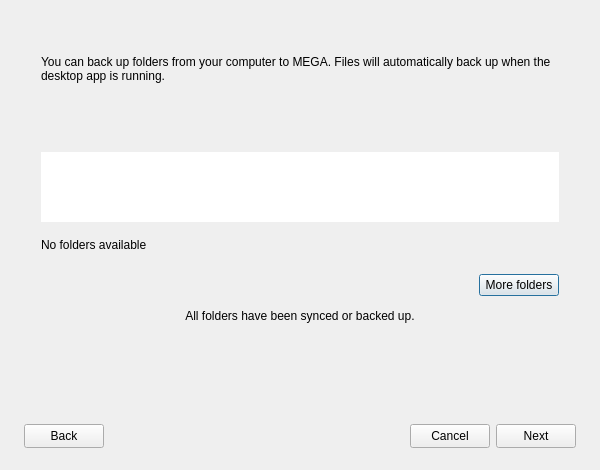
<?xml version="1.0" encoding="UTF-8"?>
<ui version="4.0">
 <class>BackupsWizard</class>
 <widget class="QDialog" name="BackupsWizard">
  <property name="windowModality">
   <enum>Qt::ApplicationModal</enum>
  </property>
  <property name="geometry">
   <rect>
    <x>0</x>
    <y>0</y>
    <width>600</width>
    <height>470</height>
   </rect>
  </property>
  <property name="sizePolicy">
   <sizepolicy hsizetype="Fixed" vsizetype="Maximum">
    <horstretch>0</horstretch>
    <verstretch>0</verstretch>
   </sizepolicy>
  </property>
  <property name="minimumSize">
   <size>
    <width>600</width>
    <height>0</height>
   </size>
  </property>
  <property name="maximumSize">
   <size>
    <width>600</width>
    <height>16777215</height>
   </size>
  </property>
  <property name="windowTitle">
   <string>Setup backups</string>
  </property>
  <property name="windowIcon">
   <iconset resource="../../../../gui/Resources_linux.qrc">
    <normaloff>:/images/icons/ico_backup.png</normaloff>:/images/icons/ico_backup.png</iconset>
  </property>
  <property name="styleSheet">
   <string notr="true">*
{
font-family: Lato;
font-size:12px;
}

QPushButton
{
padding-left: 10px;
padding-right: 10px;
min-height: 22px;
}

#BackupsWizard, #sSteps &gt; QWidget
{
background: solid white;
}

#lBackupFolders, #lBackupTo
{
margin-left: 28px;
color: #333333;
font-size: 14px;
font-weight: bold;
}

#leBackupTo
{
color: #999999;
font-size: 13px;
border-radius: 4px;
background-color: #FAFAFA;
border: 1px solid #e5e5e5;
padding-left: 7px;
margin-right: 22px;
}

#lSubtitleStep1
{
margin-left: 22px;
margin-right: 22px;
margin-bottom: 17px;
color: #666666;
}

#lBackupFolders
{
margin-right: 18px;
}

#fFoldersStep1, #fFoldersStep2
{
border: 1px solid #e5e5e5;
border-radius: 6px;
background: solid white;
}

#fFoldersStep1
{
margin-left: 22px;
margin-right: 22px;
}

#fFoldersStep2
{
margin-left:28px;
margin-right: 24px;
}

#bMoreFolders
{
margin-right: 28px;
}

#lTitleStep2
{
margin-bottom: 26px;
}

#wDeviceNameStep1, #wDeviceNameAndNbFolders
{
border-top-right-radius: 6px;
border-top-left-radius: 6px;
background: solid #FAFAFA;
}

#lDeviceIconStep1
{
border-image: url(&quot;:/images/icons/pc/pc-linux_48.png&quot;);
}

#lDeviceIconStep2
{
border-image: url(&quot;:/images/icons/pc/pc-linux_24.png&quot;);
}

#lDeviceNameStep1, #lDeviceNameStep2
{
text-align: left;
font-size: 14px;
border: none;
}

#lFoldersNumber
{
color: #999999;
font-size: 14px;
padding-right: 16px;
}

#lvFoldersStep1::item
{
height: 40 px;
min-height: 40 px;
max-height: 40 px;
border: none;
}

#lvFoldersStep1, #lvFoldersStep2
{
background: solid white;
border-bottom-right-radius: 6px;
border-bottom-left-radius: 6px;
outline: none;
}

#lvFoldersStep1
{
padding-left: 19px;
}

#lvFoldersStep2
{
padding-left: 9px;
}

#lvFoldersStep1::icon
{
left: 25px;
}

#lvFoldersStep1::text
{
left: 25px;
font-size: 13px;
}

#lvFoldersStep2::item
{
height: 32 px;
min-height: 32 px;
max-height: 32 px;
border: none;
}

#lvFoldersStep2::text
{
left: 4px;
font-size: 13px;
}

#lAllFoldersSynced
{
color: #004038;
font-family: Lato;
font-size: 12px;
border: 1px solid #7fdfd2;
border-radius: 2px;
background-color: rgba(0,191,165,0.1);
}

#lNoAvailableFolder
{
color: #999999;
font-family: Lato;
font-size: 14px;
background: white;
padding-left: 16px;
border-bottom-right-radius: 6px;
border-bottom-left-radius: 6px;
}

QScrollBar:vertical
{
background: transparent;
width: 12px;
border: none;
border-bottom-right-radius: 6px;
}

QScrollBar::sub-line:vertical, QScrollBar::add-line:vertical
{
border: none;
background: none;
 }

QScrollBar::handle:vertical
{
background: #D8D8D8;
min-height: 0px;
border-radius: 2px;
margin: 4px;
}
</string>
  </property>
  <property name="modal">
   <bool>true</bool>
  </property>
  <layout class="QVBoxLayout" name="BackupsWizardLayout">
   <property name="spacing">
    <number>25</number>
   </property>
   <property name="leftMargin">
    <number>24</number>
   </property>
   <property name="topMargin">
    <number>25</number>
   </property>
   <property name="rightMargin">
    <number>24</number>
   </property>
   <property name="bottomMargin">
    <number>22</number>
   </property>
   <item>
    <widget class="QStackedWidget" name="sSteps">
     <property name="sizePolicy">
      <sizepolicy hsizetype="Preferred" vsizetype="Maximum">
       <horstretch>0</horstretch>
       <verstretch>0</verstretch>
      </sizepolicy>
     </property>
     <property name="currentIndex">
      <number>0</number>
     </property>
     <widget class="QWidget" name="pStep1">
      <property name="sizePolicy">
       <sizepolicy hsizetype="Preferred" vsizetype="Minimum">
        <horstretch>0</horstretch>
        <verstretch>0</verstretch>
       </sizepolicy>
      </property>
      <layout class="QVBoxLayout" name="pStep1Layout">
       <property name="spacing">
        <number>7</number>
       </property>
       <property name="leftMargin">
        <number>17</number>
       </property>
       <property name="topMargin">
        <number>0</number>
       </property>
       <property name="rightMargin">
        <number>17</number>
       </property>
       <property name="bottomMargin">
        <number>15</number>
       </property>
       <item>
        <widget class="QLabel" name="lTitleStep1">
         <property name="sizePolicy">
          <sizepolicy hsizetype="Preferred" vsizetype="Maximum">
           <horstretch>0</horstretch>
           <verstretch>0</verstretch>
          </sizepolicy>
         </property>
         <property name="styleSheet">
          <string notr="true">font-size:20px;</string>
         </property>
         <property name="text">
          <string/>
         </property>
         <property name="textFormat">
          <enum>Qt::RichText</enum>
         </property>
        </widget>
       </item>
       <item alignment="Qt::AlignTop">
        <widget class="QLabel" name="lSubtitleStep1">
         <property name="sizePolicy">
          <sizepolicy hsizetype="Preferred" vsizetype="Minimum">
           <horstretch>0</horstretch>
           <verstretch>0</verstretch>
          </sizepolicy>
         </property>
         <property name="text">
          <string>You can back up folders from your computer to MEGA. Files will automatically back up when the desktop app is running.</string>
         </property>
         <property name="wordWrap">
          <bool>true</bool>
         </property>
        </widget>
       </item>
       <item>
        <widget class="QFrame" name="fFoldersStep1">
         <property name="sizePolicy">
          <sizepolicy hsizetype="Preferred" vsizetype="Maximum">
           <horstretch>0</horstretch>
           <verstretch>0</verstretch>
          </sizepolicy>
         </property>
         <property name="frameShape">
          <enum>QFrame::NoFrame</enum>
         </property>
         <property name="frameShadow">
          <enum>QFrame::Sunken</enum>
         </property>
         <layout class="QVBoxLayout" name="verticalLayout">
          <property name="spacing">
           <number>0</number>
          </property>
          <property name="leftMargin">
           <number>0</number>
          </property>
          <property name="topMargin">
           <number>0</number>
          </property>
          <property name="rightMargin">
           <number>0</number>
          </property>
          <property name="bottomMargin">
           <number>0</number>
          </property>
          <item alignment="Qt::AlignTop">
           <widget class="QWidget" name="wDeviceNameStep1" native="true">
            <property name="sizePolicy">
             <sizepolicy hsizetype="Preferred" vsizetype="Fixed">
              <horstretch>0</horstretch>
              <verstretch>0</verstretch>
             </sizepolicy>
            </property>
            <property name="styleSheet">
             <string notr="true">*[EMPTY=false]
{
border-bottom-right-radius: 0px;
border-bottom-left-radius: 0px;
}

*[EMPTY=true]
{
border-bottom-right-radius: 6px;
border-bottom-left-radius: 6px;
}</string>
            </property>
            <layout class="QHBoxLayout" name="horizontalLayout">
             <property name="spacing">
              <number>10</number>
             </property>
             <property name="leftMargin">
              <number>16</number>
             </property>
             <property name="topMargin">
              <number>0</number>
             </property>
             <property name="rightMargin">
              <number>0</number>
             </property>
             <property name="bottomMargin">
              <number>0</number>
             </property>
             <item>
              <widget class="QLabel" name="lDeviceIconStep1">
               <property name="sizePolicy">
                <sizepolicy hsizetype="Maximum" vsizetype="Fixed">
                 <horstretch>0</horstretch>
                 <verstretch>0</verstretch>
                </sizepolicy>
               </property>
               <property name="minimumSize">
                <size>
                 <width>48</width>
                 <height>48</height>
                </size>
               </property>
               <property name="maximumSize">
                <size>
                 <width>48</width>
                 <height>48</height>
                </size>
               </property>
               <property name="text">
                <string notr="true"/>
               </property>
              </widget>
             </item>
             <item alignment="Qt::AlignVCenter">
              <widget class="QLabel" name="lDeviceNameStep1">
               <property name="sizePolicy">
                <sizepolicy hsizetype="Preferred" vsizetype="Preferred">
                 <horstretch>0</horstretch>
                 <verstretch>0</verstretch>
                </sizepolicy>
               </property>
               <property name="text">
                <string notr="true"/>
               </property>
              </widget>
             </item>
            </layout>
           </widget>
          </item>
          <item>
           <widget class="QListView" name="lvFoldersStep1">
            <property name="sizePolicy">
             <sizepolicy hsizetype="Expanding" vsizetype="Maximum">
              <horstretch>0</horstretch>
              <verstretch>0</verstretch>
             </sizepolicy>
            </property>
            <property name="maximumSize">
             <size>
              <width>16777215</width>
              <height>120</height>
             </size>
            </property>
            <property name="sizeIncrement">
             <size>
              <width>0</width>
              <height>40</height>
             </size>
            </property>
            <property name="baseSize">
             <size>
              <width>0</width>
              <height>40</height>
             </size>
            </property>
            <property name="frameShape">
             <enum>QFrame::NoFrame</enum>
            </property>
            <property name="sizeAdjustPolicy">
             <enum>QAbstractScrollArea::AdjustToContents</enum>
            </property>
            <property name="editTriggers">
             <set>QAbstractItemView::NoEditTriggers</set>
            </property>
            <property name="showDropIndicator" stdset="0">
             <bool>false</bool>
            </property>
            <property name="selectionMode">
             <enum>QAbstractItemView::NoSelection</enum>
            </property>
            <property name="selectionBehavior">
             <enum>QAbstractItemView::SelectRows</enum>
            </property>
            <property name="iconSize">
             <size>
              <width>24</width>
              <height>24</height>
             </size>
            </property>
            <property name="textElideMode">
             <enum>Qt::ElideMiddle</enum>
            </property>
            <property name="verticalScrollMode">
             <enum>QAbstractItemView::ScrollPerPixel</enum>
            </property>
            <property name="resizeMode">
             <enum>QListView::Adjust</enum>
            </property>
            <property name="spacing">
             <number>0</number>
            </property>
           </widget>
          </item>
          <item alignment="Qt::AlignVCenter">
           <widget class="QLabel" name="lNoAvailableFolder">
            <property name="sizePolicy">
             <sizepolicy hsizetype="Preferred" vsizetype="Fixed">
              <horstretch>0</horstretch>
              <verstretch>0</verstretch>
             </sizepolicy>
            </property>
            <property name="minimumSize">
             <size>
              <width>0</width>
              <height>45</height>
             </size>
            </property>
            <property name="maximumSize">
             <size>
              <width>16777215</width>
              <height>45</height>
             </size>
            </property>
            <property name="text">
             <string>No folders available</string>
            </property>
           </widget>
          </item>
         </layout>
        </widget>
       </item>
       <item alignment="Qt::AlignRight">
        <widget class="QPushButton" name="bMoreFolders">
         <property name="text">
          <string>More folders</string>
         </property>
        </widget>
       </item>
       <item alignment="Qt::AlignHCenter">
        <widget class="QLabel" name="lAllFoldersSynced">
         <property name="sizePolicy">
          <sizepolicy hsizetype="Expanding" vsizetype="Maximum">
           <horstretch>0</horstretch>
           <verstretch>0</verstretch>
          </sizepolicy>
         </property>
         <property name="minimumSize">
          <size>
           <width>300</width>
           <height>26</height>
          </size>
         </property>
         <property name="text">
          <string>All folders have been synced or backed up.</string>
         </property>
         <property name="alignment">
          <set>Qt::AlignCenter</set>
         </property>
         <property name="wordWrap">
          <bool>true</bool>
         </property>
        </widget>
       </item>
      </layout>
     </widget>
     <widget class="QWidget" name="pStep2">
      <property name="sizePolicy">
       <sizepolicy hsizetype="Preferred" vsizetype="Maximum">
        <horstretch>0</horstretch>
        <verstretch>0</verstretch>
       </sizepolicy>
      </property>
      <layout class="QVBoxLayout" name="pStep2Layout">
       <property name="spacing">
        <number>8</number>
       </property>
       <property name="sizeConstraint">
        <enum>QLayout::SetDefaultConstraint</enum>
       </property>
       <property name="leftMargin">
        <number>8</number>
       </property>
       <property name="topMargin">
        <number>6</number>
       </property>
       <property name="rightMargin">
        <number>18</number>
       </property>
       <property name="bottomMargin">
        <number>6</number>
       </property>
       <item>
        <widget class="QLabel" name="lTitleStep2">
         <property name="sizePolicy">
          <sizepolicy hsizetype="Preferred" vsizetype="Maximum">
           <horstretch>0</horstretch>
           <verstretch>0</verstretch>
          </sizepolicy>
         </property>
         <property name="styleSheet">
          <string notr="true">font-size:20px;</string>
         </property>
         <property name="text">
          <string/>
         </property>
         <property name="textFormat">
          <enum>Qt::RichText</enum>
         </property>
        </widget>
       </item>
       <item>
        <widget class="QLabel" name="lBackupFolders">
         <property name="sizePolicy">
          <sizepolicy hsizetype="Preferred" vsizetype="Maximum">
           <horstretch>0</horstretch>
           <verstretch>0</verstretch>
          </sizepolicy>
         </property>
         <property name="text">
          <string>Selected backup folders</string>
         </property>
        </widget>
       </item>
       <item>
        <widget class="QFrame" name="fFoldersStep2">
         <property name="sizePolicy">
          <sizepolicy hsizetype="Preferred" vsizetype="Maximum">
           <horstretch>0</horstretch>
           <verstretch>0</verstretch>
          </sizepolicy>
         </property>
         <property name="frameShape">
          <enum>QFrame::NoFrame</enum>
         </property>
         <layout class="QVBoxLayout" name="verticalLayout_2">
          <property name="spacing">
           <number>0</number>
          </property>
          <property name="leftMargin">
           <number>0</number>
          </property>
          <property name="topMargin">
           <number>0</number>
          </property>
          <property name="rightMargin">
           <number>0</number>
          </property>
          <property name="bottomMargin">
           <number>0</number>
          </property>
          <item alignment="Qt::AlignTop">
           <widget class="QWidget" name="wDeviceNameAndNbFolders" native="true">
            <property name="sizePolicy">
             <sizepolicy hsizetype="Preferred" vsizetype="Fixed">
              <horstretch>0</horstretch>
              <verstretch>0</verstretch>
             </sizepolicy>
            </property>
            <property name="minimumSize">
             <size>
              <width>0</width>
              <height>36</height>
             </size>
            </property>
            <property name="maximumSize">
             <size>
              <width>16777215</width>
              <height>36</height>
             </size>
            </property>
            <layout class="QHBoxLayout" name="deviceNameStep2Layout">
             <property name="spacing">
              <number>10</number>
             </property>
             <property name="sizeConstraint">
              <enum>QLayout::SetDefaultConstraint</enum>
             </property>
             <property name="leftMargin">
              <number>12</number>
             </property>
             <property name="topMargin">
              <number>0</number>
             </property>
             <property name="rightMargin">
              <number>0</number>
             </property>
             <property name="bottomMargin">
              <number>0</number>
             </property>
             <item>
              <widget class="QLabel" name="lDeviceIconStep2">
               <property name="sizePolicy">
                <sizepolicy hsizetype="Maximum" vsizetype="Preferred">
                 <horstretch>0</horstretch>
                 <verstretch>0</verstretch>
                </sizepolicy>
               </property>
               <property name="minimumSize">
                <size>
                 <width>24</width>
                 <height>24</height>
                </size>
               </property>
               <property name="maximumSize">
                <size>
                 <width>24</width>
                 <height>24</height>
                </size>
               </property>
               <property name="text">
                <string notr="true"/>
               </property>
               <property name="alignment">
                <set>Qt::AlignCenter</set>
               </property>
              </widget>
             </item>
             <item alignment="Qt::AlignVCenter">
              <widget class="QLabel" name="lDeviceNameStep2">
               <property name="sizePolicy">
                <sizepolicy hsizetype="Preferred" vsizetype="Preferred">
                 <horstretch>0</horstretch>
                 <verstretch>0</verstretch>
                </sizepolicy>
               </property>
               <property name="text">
                <string notr="true"/>
               </property>
              </widget>
             </item>
             <item alignment="Qt::AlignRight|Qt::AlignVCenter">
              <widget class="QLabel" name="lFoldersNumber">
               <property name="sizePolicy">
                <sizepolicy hsizetype="Expanding" vsizetype="Preferred">
                 <horstretch>0</horstretch>
                 <verstretch>0</verstretch>
                </sizepolicy>
               </property>
               <property name="text">
                <string notr="true"/>
               </property>
               <property name="alignment">
                <set>Qt::AlignRight|Qt::AlignTrailing|Qt::AlignVCenter</set>
               </property>
              </widget>
             </item>
            </layout>
           </widget>
          </item>
          <item alignment="Qt::AlignVCenter">
           <widget class="QListView" name="lvFoldersStep2">
            <property name="sizePolicy">
             <sizepolicy hsizetype="Expanding" vsizetype="Minimum">
              <horstretch>0</horstretch>
              <verstretch>0</verstretch>
             </sizepolicy>
            </property>
            <property name="styleSheet">
             <string notr="true"/>
            </property>
            <property name="sizeAdjustPolicy">
             <enum>QAbstractScrollArea::AdjustToContents</enum>
            </property>
            <property name="resizeMode">
             <enum>QListView::Adjust</enum>
            </property>
            <property name="uniformItemSizes">
             <bool>false</bool>
            </property>
           </widget>
          </item>
         </layout>
        </widget>
       </item>
       <item alignment="Qt::AlignBottom">
        <widget class="QWidget" name="wBackupTo" native="true">
         <property name="sizePolicy">
          <sizepolicy hsizetype="Preferred" vsizetype="Fixed">
           <horstretch>0</horstretch>
           <verstretch>0</verstretch>
          </sizepolicy>
         </property>
         <layout class="QHBoxLayout" name="wBackupToLayout">
          <property name="spacing">
           <number>7</number>
          </property>
          <property name="leftMargin">
           <number>0</number>
          </property>
          <property name="topMargin">
           <number>14</number>
          </property>
          <property name="rightMargin">
           <number>0</number>
          </property>
          <property name="bottomMargin">
           <number>14</number>
          </property>
          <item alignment="Qt::AlignVCenter">
           <widget class="QLabel" name="lBackupTo">
            <property name="text">
             <string>Backup to</string>
            </property>
           </widget>
          </item>
          <item alignment="Qt::AlignBottom">
           <widget class="QLineEdit" name="leBackupTo">
            <property name="readOnly">
             <bool>true</bool>
            </property>
           </widget>
          </item>
         </layout>
        </widget>
       </item>
      </layout>
     </widget>
     <widget class="QWidget" name="pSuccessfull">
      <layout class="QHBoxLayout" name="horizontalLayout_2" stretch="0,1">
       <property name="spacing">
        <number>20</number>
       </property>
       <property name="topMargin">
        <number>15</number>
       </property>
       <item alignment="Qt::AlignTop">
        <widget class="QLabel" name="label">
         <property name="text">
          <string notr="true"/>
         </property>
         <property name="pixmap">
          <pixmap resource="../../../../gui/Resources_linux.qrc">:/images/bug_report_success.png</pixmap>
         </property>
        </widget>
       </item>
       <item>
        <layout class="QVBoxLayout" name="verticalLayout_3" stretch="0,1">
         <property name="spacing">
          <number>16</number>
         </property>
         <item alignment="Qt::AlignTop">
          <widget class="QLabel" name="lTitle">
           <property name="font">
            <font>
             <family>Lato</family>
             <pointsize>-1</pointsize>
            </font>
           </property>
           <property name="styleSheet">
            <string notr="true">*{
font-size:16px;
color:#333333;
}</string>
           </property>
           <property name="text">
            <string notr="true">Success Title</string>
           </property>
          </widget>
         </item>
         <item>
          <layout class="QVBoxLayout" name="verticalLayout_5">
           <property name="spacing">
            <number>0</number>
           </property>
           <item>
            <widget class="QLabel" name="lSuccessText">
             <property name="styleSheet">
              <string notr="true">*{
color: #666666;
}</string>
             </property>
             <property name="text">
              <string notr="true">Backing up folder text</string>
             </property>
             <property name="wordWrap">
              <bool>true</bool>
             </property>
            </widget>
           </item>
           <item>
            <widget class="QLabel" name="label_2">
             <property name="minimumSize">
              <size>
               <width>100</width>
               <height>50</height>
              </size>
             </property>
             <property name="font">
              <font>
               <family>Lato</family>
               <pointsize>-1</pointsize>
              </font>
             </property>
             <property name="styleSheet">
              <string notr="true">*{
color: #666666;
}</string>
             </property>
             <property name="text">
              <string>Folders will be stored in backups and you can check the status of your backups in backup centre.</string>
             </property>
             <property name="wordWrap">
              <bool>true</bool>
             </property>
            </widget>
           </item>
          </layout>
         </item>
        </layout>
       </item>
      </layout>
     </widget>
     <widget class="QWidget" name="pError">
      <layout class="QHBoxLayout" name="horizontalLayout_5" stretch="0,1">
       <property name="spacing">
        <number>20</number>
       </property>
       <item alignment="Qt::AlignTop">
        <widget class="QLabel" name="lErrorIcon">
         <property name="text">
          <string notr="true"/>
         </property>
         <property name="pixmap">
          <pixmap resource="../../../../gui/Resources_linux.qrc">:/images/icon_error.png</pixmap>
         </property>
        </widget>
       </item>
       <item>
        <layout class="QVBoxLayout" name="verticalLayout_4" stretch="0,0,0,0,0,0">
         <property name="spacing">
          <number>4</number>
         </property>
         <property name="bottomMargin">
          <number>0</number>
         </property>
         <item>
          <widget class="QLabel" name="lErrorTitle">
           <property name="styleSheet">
            <string notr="true">*{
font-size:16px;
color:#333333;
}</string>
           </property>
           <property name="text">
            <string notr="true">Title</string>
           </property>
          </widget>
         </item>
         <item>
          <widget class="QLabel" name="lErrorText">
           <property name="styleSheet">
            <string notr="true">*{
color:#666666;
}</string>
           </property>
           <property name="text">
            <string notr="true">Body</string>
           </property>
          </widget>
         </item>
         <item>
          <widget class="Line" name="line2">
           <property name="styleSheet">
            <string notr="true">*{
color:rgba(0,0,0,0.1);
}</string>
           </property>
           <property name="frameShadow">
            <enum>QFrame::Plain</enum>
           </property>
           <property name="orientation">
            <enum>Qt::Horizontal</enum>
           </property>
          </widget>
         </item>
         <item>
          <widget class="QTextEdit" name="tTextEdit">
           <property name="sizePolicy">
            <sizepolicy hsizetype="Expanding" vsizetype="Expanding">
             <horstretch>0</horstretch>
             <verstretch>0</verstretch>
            </sizepolicy>
           </property>
           <property name="minimumSize">
            <size>
             <width>0</width>
             <height>0</height>
            </size>
           </property>
           <property name="maximumSize">
            <size>
             <width>16777215</width>
             <height>16777215</height>
            </size>
           </property>
           <property name="font">
            <font>
             <family>Lato</family>
             <pointsize>-1</pointsize>
            </font>
           </property>
           <property name="styleSheet">
            <string notr="true">*{
color:#666666;
}</string>
           </property>
           <property name="frameShape">
            <enum>QFrame::NoFrame</enum>
           </property>
           <property name="frameShadow">
            <enum>QFrame::Plain</enum>
           </property>
           <property name="verticalScrollBarPolicy">
            <enum>Qt::ScrollBarAlwaysOff</enum>
           </property>
           <property name="sizeAdjustPolicy">
            <enum>QAbstractScrollArea::AdjustToContents</enum>
           </property>
           <property name="undoRedoEnabled">
            <bool>false</bool>
           </property>
           <property name="readOnly">
            <bool>true</bool>
           </property>
           <property name="html">
            <string notr="true">&lt;!DOCTYPE HTML PUBLIC &quot;-//W3C//DTD HTML 4.0//EN&quot; &quot;http://www.w3.org/TR/REC-html40/strict.dtd&quot;&gt;
&lt;html&gt;&lt;head&gt;&lt;meta name=&quot;qrichtext&quot; content=&quot;1&quot; /&gt;&lt;meta charset=&quot;utf-8&quot; /&gt;&lt;style type=&quot;text/css&quot;&gt;
p, li { white-space: pre-wrap; }
&lt;/style&gt;&lt;/head&gt;&lt;body style=&quot; font-family:'Lato'; font-size:12px; font-weight:400; font-style:normal;&quot;&gt;
&lt;p style=&quot;-qt-paragraph-type:empty; margin-top:0px; margin-bottom:0px; margin-left:0px; margin-right:0px; -qt-block-indent:0; text-indent:0px;&quot;&gt;&lt;br /&gt;&lt;/p&gt;&lt;/body&gt;&lt;/html&gt;</string>
           </property>
          </widget>
         </item>
         <item>
          <widget class="Line" name="line1">
           <property name="styleSheet">
            <string notr="true">*
{
color:rgba(0,0,0,0.1);
}</string>
           </property>
           <property name="frameShadow">
            <enum>QFrame::Plain</enum>
           </property>
           <property name="orientation">
            <enum>Qt::Horizontal</enum>
           </property>
          </widget>
         </item>
         <item alignment="Qt::AlignLeft">
          <widget class="QPushButton" name="bShowMore">
           <property name="font">
            <font>
             <family>Lato</family>
             <pointsize>-1</pointsize>
             <underline>true</underline>
            </font>
           </property>
           <property name="styleSheet">
            <string notr="true">QPushButton
{
border:none;
background: white;
padding-left: 0px;
color:#666666;
}</string>
           </property>
           <property name="text">
            <string>Show more…</string>
           </property>
          </widget>
         </item>
        </layout>
       </item>
      </layout>
     </widget>
    </widget>
   </item>
   <item alignment="Qt::AlignBottom">
    <widget class="QStackedWidget" name="sButtons">
     <property name="minimumSize">
      <size>
       <width>0</width>
       <height>0</height>
      </size>
     </property>
     <widget class="QWidget" name="pStepButtons">
      <layout class="QHBoxLayout" name="horizontalLayout_4">
       <property name="leftMargin">
        <number>0</number>
       </property>
       <property name="topMargin">
        <number>0</number>
       </property>
       <property name="rightMargin">
        <number>0</number>
       </property>
       <property name="bottomMargin">
        <number>0</number>
       </property>
       <item>
        <widget class="QPushButton" name="bBack">
         <property name="minimumSize">
          <size>
           <width>80</width>
           <height>24</height>
          </size>
         </property>
         <property name="text">
          <string>Back</string>
         </property>
        </widget>
       </item>
       <item>
        <spacer name="horizontalSpacer">
         <property name="orientation">
          <enum>Qt::Horizontal</enum>
         </property>
         <property name="sizeHint" stdset="0">
          <size>
           <width>40</width>
           <height>20</height>
          </size>
         </property>
        </spacer>
       </item>
       <item>
        <widget class="QPushButton" name="bCancel">
         <property name="minimumSize">
          <size>
           <width>80</width>
           <height>24</height>
          </size>
         </property>
         <property name="text">
          <string>Cancel</string>
         </property>
        </widget>
       </item>
       <item>
        <widget class="QPushButton" name="bNext">
         <property name="minimumSize">
          <size>
           <width>80</width>
           <height>24</height>
          </size>
         </property>
         <property name="text">
          <string>Next</string>
         </property>
         <property name="default">
          <bool>true</bool>
         </property>
        </widget>
       </item>
      </layout>
     </widget>
     <widget class="QWidget" name="pErrorButtons">
      <layout class="QHBoxLayout" name="horizontalLayout_7">
       <property name="leftMargin">
        <number>0</number>
       </property>
       <property name="topMargin">
        <number>0</number>
       </property>
       <property name="rightMargin">
        <number>0</number>
       </property>
       <property name="bottomMargin">
        <number>0</number>
       </property>
       <item>
        <spacer name="horizontalSpacer_3">
         <property name="orientation">
          <enum>Qt::Horizontal</enum>
         </property>
         <property name="sizeHint" stdset="0">
          <size>
           <width>40</width>
           <height>20</height>
          </size>
         </property>
        </spacer>
       </item>
       <item>
        <widget class="QPushButton" name="bCancelErr">
         <property name="minimumSize">
          <size>
           <width>0</width>
           <height>24</height>
          </size>
         </property>
         <property name="text">
          <string>Cancel</string>
         </property>
        </widget>
       </item>
       <item>
        <widget class="QPushButton" name="bTryAgain">
         <property name="minimumSize">
          <size>
           <width>0</width>
           <height>24</height>
          </size>
         </property>
         <property name="text">
          <string>Try again</string>
         </property>
        </widget>
       </item>
      </layout>
     </widget>
     <widget class="QWidget" name="pSuccessButtons">
      <layout class="QHBoxLayout" name="horizontalLayout_3">
       <property name="leftMargin">
        <number>0</number>
       </property>
       <property name="topMargin">
        <number>0</number>
       </property>
       <property name="rightMargin">
        <number>0</number>
       </property>
       <property name="bottomMargin">
        <number>0</number>
       </property>
       <item>
        <spacer name="horizontalSpacer_2">
         <property name="orientation">
          <enum>Qt::Horizontal</enum>
         </property>
         <property name="sizeHint" stdset="0">
          <size>
           <width>40</width>
           <height>20</height>
          </size>
         </property>
        </spacer>
       </item>
       <item>
        <widget class="QPushButton" name="bDismiss">
         <property name="minimumSize">
          <size>
           <width>86</width>
           <height>24</height>
          </size>
         </property>
         <property name="text">
          <string>Dismiss</string>
         </property>
        </widget>
       </item>
       <item>
        <widget class="QPushButton" name="bViewInBackupCentre">
         <property name="minimumSize">
          <size>
           <width>165</width>
           <height>24</height>
          </size>
         </property>
         <property name="text">
          <string>View in backup centre</string>
         </property>
        </widget>
       </item>
      </layout>
     </widget>
    </widget>
   </item>
  </layout>
 </widget>
 <resources>
  <include location="../../../../gui/Resources_linux.qrc"/>
 </resources>
 <connections/>
</ui>
